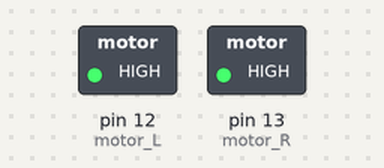
The sketch below on a simulated Arduino Uno, built with avr-gcc and run on an emulated ATmega328P. Shown: switched loads named in the sketch (green lamp = pin HIGH).

Above: at 4.0 s.
At 40.5 s:
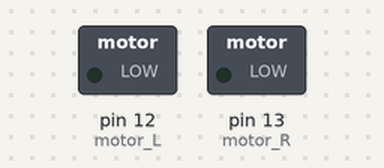
At 52.0 s:
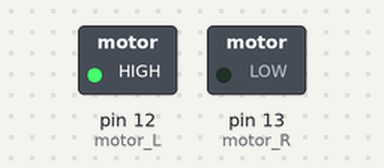
Timing chart, 0 to 55.9 s (numbered marks = the images above):
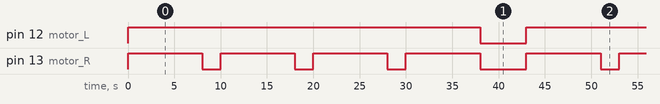

The sketch:

main.ino
```cpp
int motor_L = 12;
int motor_R = 13;

void setup() {
  Serial.begin(9600);
  pinMode(motor_L, OUTPUT);
  pinMode(motor_R, OUTPUT);
}

void loop() {
  Sequence1();
}

void MoveForward() {
  digitalWrite(motor_L, HIGH);
  digitalWrite(motor_R, HIGH);
}

void StopMotors() {
  digitalWrite(motor_L, LOW);
  digitalWrite(motor_R, LOW);
}

void MoveLeft() {
  digitalWrite(motor_L, LOW);
  digitalWrite(motor_R, HIGH);
  delay(2000);
  StopMotors();
}

void MoveRight() {
  digitalWrite(motor_L, HIGH);
  digitalWrite(motor_R, LOW);
  delay(2000);
  StopMotors();
}

void Sequence1() {

  MoveForward();
  delay(8000);

  MoveRight();
  MoveForward();
  delay(8000);

  MoveRight();
  MoveForward();
  delay(8000);

  MoveRight();
  MoveForward();
  delay(8000);

  StopMotors();
  delay(5000);

}
```

Measured:
- by itself, pin 12 (motor_L): alternates HIGH for 38.0 s and LOW for 5.0 s
- by itself, pin 13 (motor_R): repeats every 43.0 s: 3 × (LOW 2.0 s, HIGH 8.0 s), LOW 5.0 s, HIGH 8.0 s
- by itself, everything shown: repeats every 43.0 s, in 8 steps
